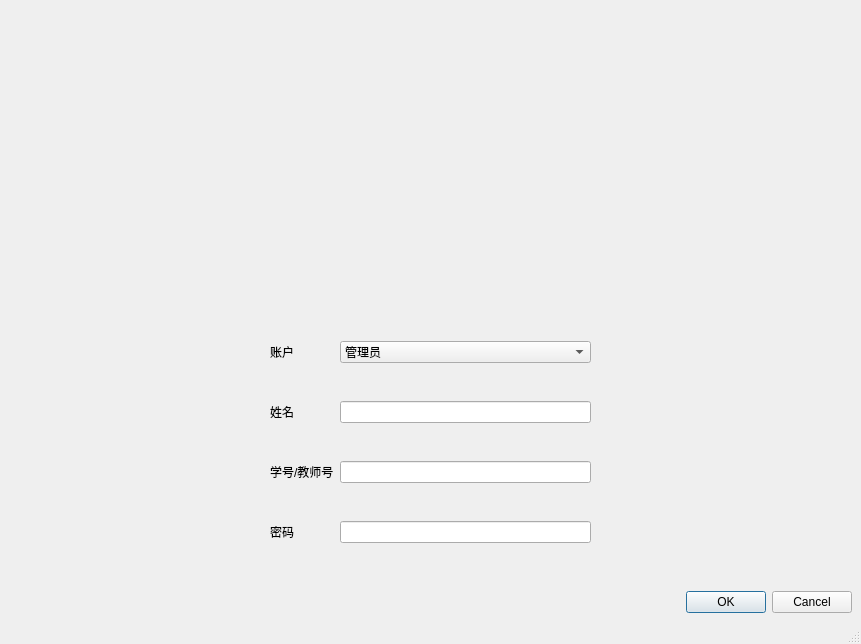
<?xml version="1.0" encoding="UTF-8"?>
<ui version="4.0">
 <class>Regist</class>
 <widget class="QMainWindow" name="Regist">
  <property name="geometry">
   <rect>
    <x>0</x>
    <y>0</y>
    <width>861</width>
    <height>644</height>
   </rect>
  </property>
  <property name="windowTitle">
   <string>MainWindow</string>
  </property>
  <widget class="QWidget" name="centralwidget">
   <layout class="QVBoxLayout" name="verticalLayout">
    <item>
     <widget class="QWidget" name="widget" native="true">
      <layout class="QHBoxLayout" name="horizontalLayout">
       <item>
        <spacer name="horizontalSpacer">
         <property name="orientation">
          <enum>Qt::Horizontal</enum>
         </property>
         <property name="sizeHint" stdset="0">
          <size>
           <width>202</width>
           <height>20</height>
          </size>
         </property>
        </spacer>
       </item>
       <item>
        <widget class="QLabel" name="label">
         <property name="text">
          <string/>
         </property>
         <property name="pixmap">
          <pixmap resource="image.qrc">:/timg.gif</pixmap>
         </property>
        </widget>
       </item>
       <item>
        <spacer name="horizontalSpacer_2">
         <property name="orientation">
          <enum>Qt::Horizontal</enum>
         </property>
         <property name="sizeHint" stdset="0">
          <size>
           <width>202</width>
           <height>20</height>
          </size>
         </property>
        </spacer>
       </item>
      </layout>
     </widget>
    </item>
    <item>
     <widget class="QWidget" name="widget_2" native="true">
      <layout class="QGridLayout" name="gridLayout">
       <item row="0" column="1">
        <widget class="QLabel" name="label_2">
         <property name="text">
          <string>账户</string>
         </property>
        </widget>
       </item>
       <item row="0" column="2">
        <widget class="QComboBox" name="comboBox">
         <item>
          <property name="text">
           <string>管理员</string>
          </property>
         </item>
         <item>
          <property name="text">
           <string>学生</string>
          </property>
         </item>
        </widget>
       </item>
       <item row="1" column="1">
        <widget class="QLabel" name="label_3">
         <property name="text">
          <string>姓名</string>
         </property>
        </widget>
       </item>
       <item row="1" column="2">
        <widget class="QLineEdit" name="name"/>
       </item>
       <item row="2" column="0">
        <spacer name="horizontalSpacer_3">
         <property name="orientation">
          <enum>Qt::Horizontal</enum>
         </property>
         <property name="sizeHint" stdset="0">
          <size>
           <width>238</width>
           <height>20</height>
          </size>
         </property>
        </spacer>
       </item>
       <item row="2" column="1">
        <widget class="QLabel" name="label_4">
         <property name="text">
          <string>学号/教师号</string>
         </property>
        </widget>
       </item>
       <item row="2" column="2">
        <widget class="QLineEdit" name="ID"/>
       </item>
       <item row="2" column="3">
        <spacer name="horizontalSpacer_4">
         <property name="orientation">
          <enum>Qt::Horizontal</enum>
         </property>
         <property name="sizeHint" stdset="0">
          <size>
           <width>238</width>
           <height>20</height>
          </size>
         </property>
        </spacer>
       </item>
       <item row="3" column="1">
        <widget class="QLabel" name="label_5">
         <property name="text">
          <string>密码</string>
         </property>
        </widget>
       </item>
       <item row="3" column="2">
        <widget class="QLineEdit" name="passward"/>
       </item>
      </layout>
     </widget>
    </item>
    <item>
     <widget class="QDialogButtonBox" name="buttonBox">
      <property name="standardButtons">
       <set>QDialogButtonBox::Cancel|QDialogButtonBox::Ok</set>
      </property>
     </widget>
    </item>
   </layout>
  </widget>
  <widget class="QMenuBar" name="menubar">
   <property name="geometry">
    <rect>
     <x>0</x>
     <y>0</y>
     <width>861</width>
     <height>26</height>
    </rect>
   </property>
  </widget>
  <widget class="QStatusBar" name="statusbar"/>
 </widget>
 <resources>
  <include location="image.qrc"/>
 </resources>
 <connections/>
</ui>
